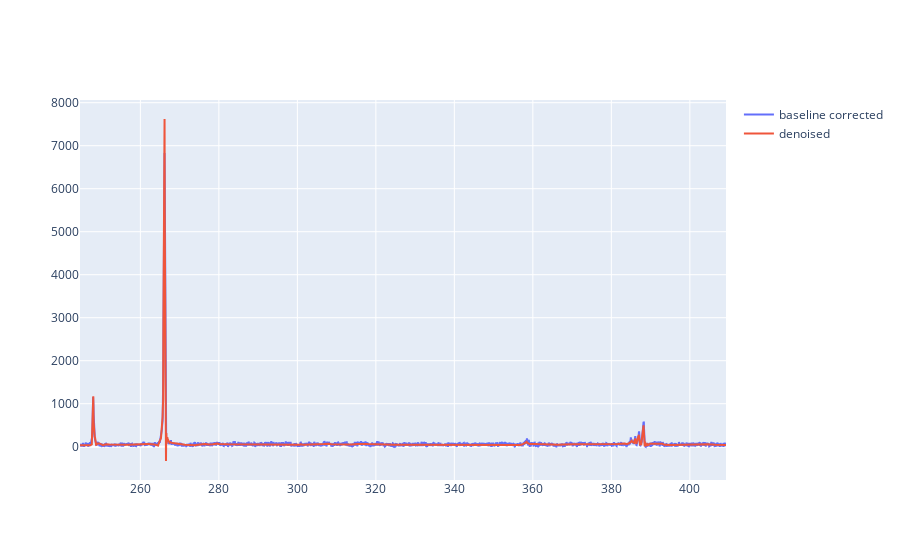

Here is the notebook cell this chart was saved with:
### Code cell
spectrum = map_data.spectra[randint(0,map_data.spectra.shape[0])]

denoised_spectrum = denoise_wavelet(
    spectrum,
    sigma=200,
    wavelet='db2',
    mode='soft', 
    wavelet_levels=7,    
    convert2ycbcr=False,
    method='BayesShrink', 
    rescale_sigma=True
)

fig = go.Figure()
fig.add_trace(
    go.Scatter(
        x=map_data.wvl,
        y=spectrum,
        name='baseline corrected'
    )
)
fig.add_trace(
    go.Scatter(
        x=map_data.wvl,
        y=denoised_spectrum,
        name='denoised'
    )
)

### Figure 1 — Plotly figure (JSON) as saved in the notebook; plotly's stock layout.template omitted (floating-point values rounded to 4 significant figures; data arrays with more than 128 entries replaced by an {"elided": "..."} marker saying what was removed)
{"data": [{"name": "baseline corrected", "type": "scatter", "x": {"elided": "3966 float values"}, "y": {"elided": "3966 float values"}}, {"name": "denoised", "type": "scatter", "x": {"elided": "3966 float values"}, "y": {"elided": "3966 float values"}}], "layout": {}}
